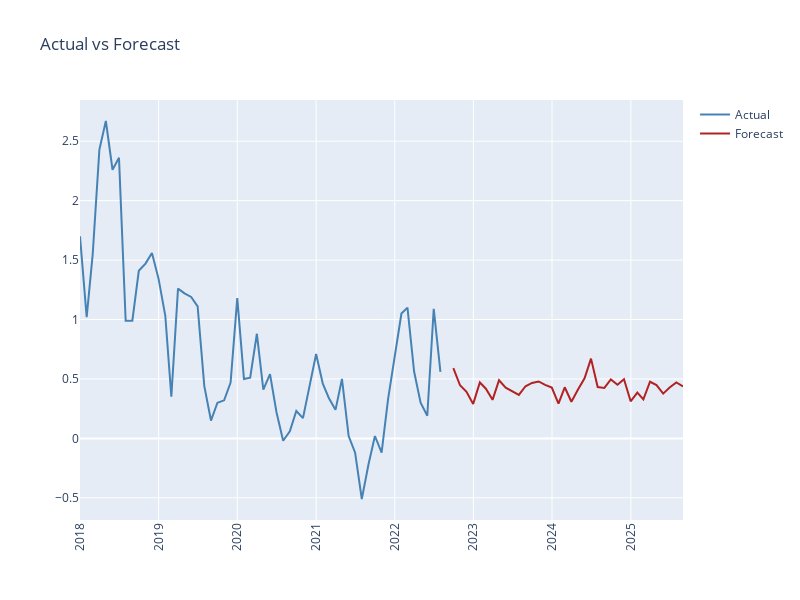

Notebook code for this chart:
### Code cell
# The curves
trace21 = go.Scatter(
                    x=df[df.index>='2018-01-01'].index,
                    y=df.IPCA.values,
                    name='Actual',
                    marker=dict(
                                color='SteelBlue'
                                )
                    )

trace22 = go.Scatter(
                    x=dfPred.index,
                    y=dfPred.IPCA.values,
                    name='Forecast',
                    marker=dict(
                                color='Firebrick'
                                )
                    )

fig2 = make_subplots(specs=[[{"secondary_y": False}]])
fig2.add_trace(trace21)
fig2.add_trace(trace22,secondary_y=False)
fig2['layout'].update(
                      height=600,
                      width=800,
                      title='Actual vs Forecast',
                      xaxis=dict(
                                tickangle=-90
                                )
                    )
iplot(fig2)

### Figure 1 — Plotly figure (JSON) as saved in the notebook; plotly's stock layout.template omitted (floating-point values rounded to 4 significant figures; data arrays with more than 128 entries replaced by an {"elided": "..."} marker saying what was removed)
{"data": [{"marker": {"color": "SteelBlue"}, "name": "Actual", "type": "scatter", "x": ["2018-01-01T00:00:00", "2018-02-01T00:00:00", "2018-03-01T00:00:00", "2018-04-01T00:00:00", "2018-05-01T00:00:00", "2018-06-01T00:00:00", "2018-07-01T00:00:00", "2018-08-01T00:00:00", "2018-09-01T00:00:00", "2018-10-01T00:00:00", "2018-11-01T00:00:00", "2018-12-01T00:00:00", "2019-01-01T00:00:00", "2019-02-01T00:00:00", "2019-03-01T00:00:00", "2019-04-01T00:00:00", "2019-05-01T00:00:00", "2019-06-01T00:00:00", "2019-07-01T00:00:00", "2019-08-01T00:00:00", "2019-09-01T00:00:00", "2019-10-01T00:00:00", "2019-11-01T00:00:00", "2019-12-01T00:00:00", "2020-01-01T00:00:00", "2020-02-01T00:00:00", "2020-03-01T00:00:00", "2020-04-01T00:00:00", "2020-05-01T00:00:00", "2020-06-01T00:00:00", "2020-07-01T00:00:00", "2020-08-01T00:00:00", "2020-09-01T00:00:00", "2020-10-01T00:00:00", "2020-11-01T00:00:00", "2020-12-01T00:00:00", "2021-01-01T00:00:00", "2021-02-01T00:00:00", "2021-03-01T00:00:00", "2021-04-01T00:00:00", "2021-05-01T00:00:00", "2021-06-01T00:00:00", "2021-07-01T00:00:00", "2021-08-01T00:00:00", "2021-09-01T00:00:00", "2021-10-01T00:00:00", "2021-11-01T00:00:00", "2021-12-01T00:00:00", "2022-01-01T00:00:00", "2022-02-01T00:00:00", "2022-03-01T00:00:00", "2022-04-01T00:00:00", "2022-05-01T00:00:00", "2022-06-01T00:00:00", "2022-07-01T00:00:00", "2022-08-01T00:00:00"], "y": {"elided": "332 float values"}}, {"marker": {"color": "Firebrick"}, "name": "Forecast", "type": "scatter", "x": ["2022-09-30T00:00:00", "2022-10-31T00:00:00", "2022-11-30T00:00:00", "2022-12-31T00:00:00", "2023-01-31T00:00:00", "2023-02-28T00:00:00", "2023-03-31T00:00:00", "2023-04-30T00:00:00", "2023-05-31T00:00:00", "2023-06-30T00:00:00", "2023-07-31T00:00:00", "2023-08-31T00:00:00", "2023-09-30T00:00:00", "2023-10-31T00:00:00", "2023-11-30T00:00:00", "2023-12-31T00:00:00", "2024-01-31T00:00:00", "2024-02-29T00:00:00", "2024-03-31T00:00:00", "2024-04-30T00:00:00", "2024-05-31T00:00:00", "2024-06-30T00:00:00", "2024-07-31T00:00:00", "2024-08-31T00:00:00", "2024-09-30T00:00:00", "2024-10-31T00:00:00", "2024-11-30T00:00:00", "2024-12-31T00:00:00", "2025-01-31T00:00:00", "2025-02-28T00:00:00", "2025-03-31T00:00:00", "2025-04-30T00:00:00", "2025-05-31T00:00:00", "2025-06-30T00:00:00", "2025-07-31T00:00:00", "2025-08-31T00:00:00"], "xaxis": "x", "y": [0.5912, 0.4467, 0.3915, 0.29, 0.4701, 0.4181, 0.324, 0.4887, 0.4268, 0.3949, 0.366, 0.4385, 0.4661, 0.4787, 0.4502, 0.4277, 0.2923, 0.4298, 0.3081, 0.4083, 0.5054, 0.6708, 0.4323, 0.4247, 0.4959, 0.4508, 0.4977, 0.3117, 0.3848, 0.3274, 0.4763, 0.4483, 0.3763, 0.4275, 0.4707, 0.4373], "yaxis": "y"}], "layout": {"height": 600, "title": {"text": "Actual vs Forecast"}, "width": 800, "xaxis": {"anchor": "y", "domain": [0, 1], "tickangle": -90}, "yaxis": {"anchor": "x", "domain": [0, 1]}}}
